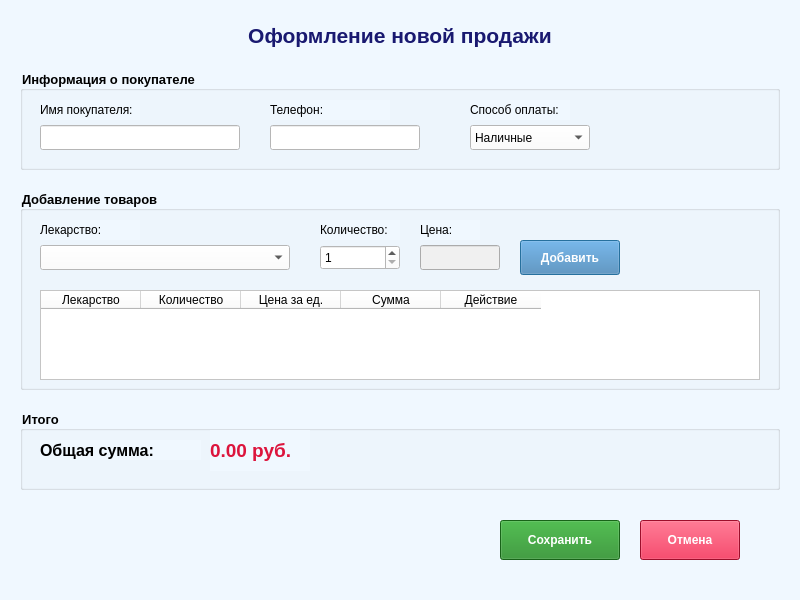
<?xml version="1.0" encoding="UTF-8"?>
<ui version="4.0">
 <class>AddSaleDialog</class>
 <widget class="QDialog" name="AddSaleDialog">
  <property name="geometry">
   <rect>
    <x>0</x>
    <y>0</y>
    <width>800</width>
    <height>600</height>
   </rect>
  </property>
  <property name="windowTitle">
   <string>Новая продажа</string>
  </property>
  <property name="modal">
   <bool>true</bool>
  </property>
  <widget class="QWidget" name="centralwidget" native="true">
   <property name="geometry">
    <rect>
     <x>0</x>
     <y>0</y>
     <width>801</width>
     <height>601</height>
    </rect>
   </property>
   <property name="styleSheet">
    <string notr="true">background-color: rgb(240, 248, 255);</string>
   </property>
   <widget class="QLabel" name="titleLabel">
    <property name="geometry">
     <rect>
      <x>20</x>
      <y>20</y>
      <width>760</width>
      <height>30</height>
     </rect>
    </property>
    <property name="font">
     <font>
      <pointsize>16</pointsize>
      <weight>75</weight>
      <bold>true</bold>
     </font>
    </property>
    <property name="styleSheet">
     <string notr="true">color: rgb(25, 25, 112);</string>
    </property>
    <property name="text">
     <string>Оформление новой продажи</string>
    </property>
    <property name="alignment">
     <set>Qt::AlignCenter</set>
    </property>
   </widget>
   <widget class="QGroupBox" name="customerGroupBox">
    <property name="geometry">
     <rect>
      <x>20</x>
      <y>70</y>
      <width>760</width>
      <height>100</height>
     </rect>
    </property>
    <property name="font">
     <font>
      <pointsize>10</pointsize>
      <weight>75</weight>
      <bold>true</bold>
     </font>
    </property>
    <property name="title">
     <string>Информация о покупателе</string>
    </property>
    <widget class="QLabel" name="label_customer_name">
     <property name="geometry">
      <rect>
       <x>20</x>
       <y>30</y>
       <width>100</width>
       <height>20</height>
      </rect>
     </property>
     <property name="text">
      <string>Имя покупателя:</string>
     </property>
    </widget>
    <widget class="QLineEdit" name="lineEdit_customer_name">
     <property name="geometry">
      <rect>
       <x>20</x>
       <y>55</y>
       <width>200</width>
       <height>25</height>
      </rect>
     </property>
     <property name="styleSheet">
      <string notr="true">background-color: rgb(255, 255, 255);</string>
     </property>
    </widget>
    <widget class="QLabel" name="label_customer_phone">
     <property name="geometry">
      <rect>
       <x>250</x>
       <y>30</y>
       <width>120</width>
       <height>20</height>
      </rect>
     </property>
     <property name="text">
      <string>Телефон:</string>
     </property>
    </widget>
    <widget class="QLineEdit" name="lineEdit_customer_phone">
     <property name="geometry">
      <rect>
       <x>250</x>
       <y>55</y>
       <width>150</width>
       <height>25</height>
      </rect>
     </property>
     <property name="styleSheet">
      <string notr="true">background-color: rgb(255, 255, 255);</string>
     </property>
    </widget>
    <widget class="QLabel" name="label_payment_method">
     <property name="geometry">
      <rect>
       <x>450</x>
       <y>30</y>
       <width>100</width>
       <height>20</height>
      </rect>
     </property>
     <property name="text">
      <string>Способ оплаты:</string>
     </property>
    </widget>
    <widget class="QComboBox" name="comboBox_payment_method">
     <property name="geometry">
      <rect>
       <x>450</x>
       <y>55</y>
       <width>120</width>
       <height>25</height>
      </rect>
     </property>
     <property name="styleSheet">
      <string notr="true">background-color: rgb(255, 255, 255);</string>
     </property>
     <item>
      <property name="text">
       <string>Наличные</string>
      </property>
     </item>
     <item>
      <property name="text">
       <string>Карта</string>
      </property>
     </item>
     <item>
      <property name="text">
       <string>Безналичный</string>
      </property>
     </item>
    </widget>
   </widget>
   <widget class="QGroupBox" name="itemsGroupBox">
    <property name="geometry">
     <rect>
      <x>20</x>
      <y>190</y>
      <width>760</width>
      <height>200</height>
     </rect>
    </property>
    <property name="font">
     <font>
      <pointsize>10</pointsize>
      <weight>75</weight>
      <bold>true</bold>
     </font>
    </property>
    <property name="title">
     <string>Добавление товаров</string>
    </property>
    <widget class="QLabel" name="label_medicine">
     <property name="geometry">
      <rect>
       <x>20</x>
       <y>30</y>
       <width>100</width>
       <height>20</height>
      </rect>
     </property>
     <property name="text">
      <string>Лекарство:</string>
     </property>
    </widget>
    <widget class="QComboBox" name="comboBox_medicine">
     <property name="geometry">
      <rect>
       <x>20</x>
       <y>55</y>
       <width>250</width>
       <height>25</height>
      </rect>
     </property>
     <property name="styleSheet">
      <string notr="true">background-color: rgb(255, 255, 255);</string>
     </property>
    </widget>
    <widget class="QLabel" name="label_quantity">
     <property name="geometry">
      <rect>
       <x>300</x>
       <y>30</y>
       <width>80</width>
       <height>20</height>
      </rect>
     </property>
     <property name="text">
      <string>Количество:</string>
     </property>
    </widget>
    <widget class="QSpinBox" name="spinBox_quantity">
     <property name="geometry">
      <rect>
       <x>300</x>
       <y>55</y>
       <width>80</width>
       <height>25</height>
      </rect>
     </property>
     <property name="styleSheet">
      <string notr="true">background-color: rgb(255, 255, 255);</string>
     </property>
     <property name="minimum">
      <number>1</number>
     </property>
     <property name="maximum">
      <number>999</number>
     </property>
     <property name="value">
      <number>1</number>
     </property>
    </widget>
    <widget class="QLabel" name="label_price">
     <property name="geometry">
      <rect>
       <x>400</x>
       <y>30</y>
       <width>60</width>
       <height>20</height>
      </rect>
     </property>
     <property name="text">
      <string>Цена:</string>
     </property>
    </widget>
    <widget class="QLineEdit" name="lineEdit_price">
     <property name="geometry">
      <rect>
       <x>400</x>
       <y>55</y>
       <width>80</width>
       <height>25</height>
      </rect>
     </property>
     <property name="styleSheet">
      <string notr="true">background-color: rgb(240, 240, 240);</string>
     </property>
     <property name="readOnly">
      <bool>true</bool>
     </property>
    </widget>
    <widget class="QPushButton" name="pushButton_add_item">
     <property name="geometry">
      <rect>
       <x>500</x>
       <y>50</y>
       <width>100</width>
       <height>35</height>
      </rect>
     </property>
     <property name="styleSheet">
      <string notr="true">background-color: rgb(70, 130, 180); color: white; font-weight: bold;</string>
     </property>
     <property name="text">
      <string>Добавить</string>
     </property>
    </widget>
    <widget class="QTableWidget" name="tableWidget_items">
     <property name="geometry">
      <rect>
       <x>20</x>
       <y>100</y>
       <width>720</width>
       <height>90</height>
      </rect>
     </property>
     <property name="styleSheet">
      <string notr="true">background-color: rgb(255, 255, 255);</string>
     </property>
     <property name="alternatingRowColors">
      <bool>true</bool>
     </property>
     <property name="selectionBehavior">
      <enum>QAbstractItemView::SelectRows</enum>
     </property>
     <column>
      <property name="text">
       <string>Лекарство</string>
      </property>
     </column>
     <column>
      <property name="text">
       <string>Количество</string>
      </property>
     </column>
     <column>
      <property name="text">
       <string>Цена за ед.</string>
      </property>
     </column>
     <column>
      <property name="text">
       <string>Сумма</string>
      </property>
     </column>
     <column>
      <property name="text">
       <string>Действие</string>
      </property>
     </column>
    </widget>
   </widget>
   <widget class="QGroupBox" name="totalGroupBox">
    <property name="geometry">
     <rect>
      <x>20</x>
      <y>410</y>
      <width>760</width>
      <height>80</height>
     </rect>
    </property>
    <property name="font">
     <font>
      <pointsize>10</pointsize>
      <weight>75</weight>
      <bold>true</bold>
     </font>
    </property>
    <property name="title">
     <string>Итого</string>
    </property>
    <widget class="QLabel" name="label_total_amount">
     <property name="geometry">
      <rect>
       <x>20</x>
       <y>30</y>
       <width>161</width>
       <height>20</height>
      </rect>
     </property>
     <property name="font">
      <font>
       <pointsize>12</pointsize>
       <weight>75</weight>
       <bold>true</bold>
      </font>
     </property>
     <property name="text">
      <string>Общая сумма:</string>
     </property>
    </widget>
    <widget class="QLabel" name="label_total_value">
     <property name="geometry">
      <rect>
       <x>190</x>
       <y>20</y>
       <width>100</width>
       <height>41</height>
      </rect>
     </property>
     <property name="font">
      <font>
       <pointsize>14</pointsize>
       <weight>75</weight>
       <bold>true</bold>
      </font>
     </property>
     <property name="styleSheet">
      <string notr="true">color: rgb(220, 20, 60);</string>
     </property>
     <property name="text">
      <string>0.00 руб.</string>
     </property>
    </widget>
   </widget>
   <widget class="QPushButton" name="pushButton_save">
    <property name="geometry">
     <rect>
      <x>500</x>
      <y>520</y>
      <width>120</width>
      <height>40</height>
     </rect>
    </property>
    <property name="styleSheet">
     <string notr="true">background-color: rgb(34, 139, 34); color: white; font-weight: bold;</string>
    </property>
    <property name="text">
     <string>Сохранить</string>
    </property>
   </widget>
   <widget class="QPushButton" name="pushButton_cancel">
    <property name="geometry">
     <rect>
      <x>640</x>
      <y>520</y>
      <width>100</width>
      <height>40</height>
     </rect>
    </property>
    <property name="styleSheet">
     <string notr="true">background-color: rgb(220, 20, 60); color: white; font-weight: bold;</string>
    </property>
    <property name="text">
     <string>Отмена</string>
    </property>
   </widget>
  </widget>
 </widget>
 <resources/>
 <connections/>
</ui>
